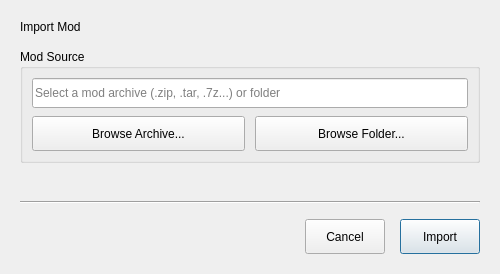
<?xml version="1.0" encoding="UTF-8"?>
<ui version="4.0">
    <class>ImportDialog</class>
    <widget class="QDialog" name="ImportDialog">
        <property name="geometry">
            <rect>
                <x>0</x>
                <y>0</y>
                <width>500</width>
                <height>274</height>
            </rect>
        </property>
        <property name="windowTitle">
            <string>Import Mod</string>
        </property>
        <property name="modal">
            <bool>true</bool>
        </property>
        <layout class="QVBoxLayout" name="main_layout">
            <property name="spacing">
                <number>15</number>
            </property>
            <property name="leftMargin">
                <number>20</number>
            </property>
            <property name="topMargin">
                <number>20</number>
            </property>
            <property name="rightMargin">
                <number>20</number>
            </property>
            <property name="bottomMargin">
                <number>20</number>
            </property>
            <item>
                <widget class="QLabel" name="title_label">
                    <property name="text">
                        <string>Import Mod</string>
                    </property>
                </widget>
            </item>
            <item>
                <widget class="QGroupBox" name="source_group">
                    <property name="title">
                        <string>Mod Source</string>
                    </property>
                    <layout class="QVBoxLayout" name="source_layout">
                        <property name="spacing">
                            <number>8</number>
                        </property>
                        <item>
                            <widget class="QLineEdit" name="path_input">
                                <property name="minimumSize">
                                    <size>
                                        <width>0</width>
                                        <height>30</height>
                                    </size>
                                </property>
                                <property name="placeholderText">
                                    <string>Select a mod archive (.zip, .tar, .7z...) or folder</string>
                                </property>
                            </widget>
                        </item>
                        <item>
                            <layout class="QHBoxLayout" name="button_layout">
                                <property name="spacing">
                                    <number>10</number>
                                </property>
                                <item>
                                    <widget class="QPushButton" name="archive_button">
                                        <property name="minimumSize">
                                            <size>
                                                <width>0</width>
                                                <height>35</height>
                                            </size>
                                        </property>
                                        <property name="text">
                                            <string>Browse Archive...</string>
                                        </property>
                                    </widget>
                                </item>
                                <item>
                                    <widget class="QPushButton" name="folder_button">
                                        <property name="minimumSize">
                                            <size>
                                                <width>0</width>
                                                <height>35</height>
                                            </size>
                                        </property>
                                        <property name="text">
                                            <string>Browse Folder...</string>
                                        </property>
                                    </widget>
                                </item>
                            </layout>
                        </item>
                    </layout>
                </widget>
            </item>
            <item>
                <spacer name="vertical_spacer">
                    <property name="orientation">
                        <enum>Qt::Orientation::Vertical</enum>
                    </property>
                    <property name="sizeHint" stdset="0">
                        <size>
                            <width>20</width>
                            <height>20</height>
                        </size>
                    </property>
                </spacer>
            </item>
            <item>
                <widget class="QFrame" name="line">
                    <property name="frameShape">
                        <enum>QFrame::Shape::HLine</enum>
                    </property>
                    <property name="frameShadow">
                        <enum>QFrame::Shadow::Sunken</enum>
                    </property>
                </widget>
            </item>
            <item>
                <layout class="QHBoxLayout" name="action_layout">
                    <item>
                        <spacer name="horizontal_spacer">
                            <property name="orientation">
                                <enum>Qt::Orientation::Horizontal</enum>
                            </property>
                            <property name="sizeHint" stdset="0">
                                <size>
                                    <width>40</width>
                                    <height>20</height>
                                </size>
                            </property>
                        </spacer>
                    </item>
                    <item>
                        <widget class="QPushButton" name="cancel_button">
                            <property name="minimumSize">
                                <size>
                                    <width>80</width>
                                    <height>35</height>
                                </size>
                            </property>
                            <property name="text">
                                <string>Cancel</string>
                            </property>
                        </widget>
                    </item>
                    <item>
                        <widget class="QPushButton" name="import_button">
                            <property name="minimumSize">
                                <size>
                                    <width>80</width>
                                    <height>35</height>
                                </size>
                            </property>
                            <property name="text">
                                <string>Import</string>
                            </property>
                            <property name="default">
                                <bool>true</bool>
                            </property>
                        </widget>
                    </item>
                </layout>
            </item>
        </layout>
    </widget>
    <resources/>
    <connections/>
</ui>
